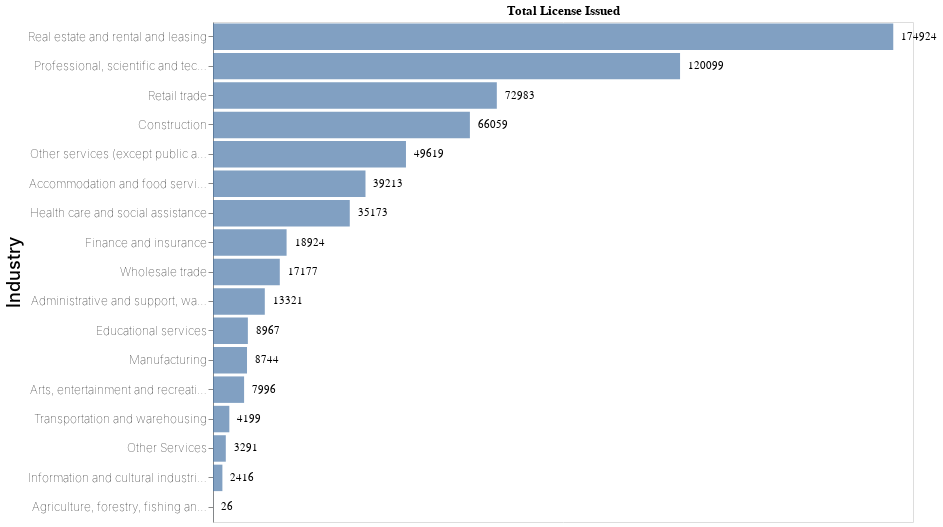

This figure's notebook cell:
### Code cell
bars_2 = alt.Chart(industry_grouped, title='Total License Issued').mark_bar(opacity=0.7).encode(
     x=alt.X("total_license_issued:Q", title = "Licenses issued",axis=None),
     y=alt.Y('BusinessIndustry:N',title = "Industry", sort='-x')
   )

bars_2

text_2 = bars_2.mark_text(
    align='left',
    baseline='middle',
    dx=8  # Nudges text to right so it doesn't appear on top of the bar
).encode(
    text='total_license_issued:Q'
)

(bars_2 + text_2).properties(width=700, height=500).configure_axis(titleFontSize=18, titleFontWeight = 500, labelFontWeight = 100, labelFontSize = 12
        )

### Figure 1 — Vega-Lite specification as saved in the notebook (floating-point values rounded to 4 significant figures)
{"config": {"view": {"continuousWidth": 400, "continuousHeight": 300}, "axis": {"labelFontSize": 12, "labelFontWeight": 100, "titleFontSize": 18, "titleFontWeight": 500}}, "layer": [{"mark": {"type": "bar", "opacity": 0.7}, "encoding": {"x": {"type": "quantitative", "axis": null, "field": "total_license_issued", "title": "Licenses issued"}, "y": {"type": "nominal", "field": "BusinessIndustry", "sort": "-x", "title": "Industry"}}, "title": "Total License Issued"}, {"mark": {"type": "text", "align": "left", "baseline": "middle", "dx": 8}, "encoding": {"text": {"type": "quantitative", "field": "total_license_issued"}, "x": {"type": "quantitative", "axis": null, "field": "total_license_issued", "title": "Licenses issued"}, "y": {"type": "nominal", "field": "BusinessIndustry", "sort": "-x", "title": "Industry"}}, "title": "Total License Issued"}], "data": {"name": "data-127edac52585eba64a06c01e93758cc5"}, "height": 500, "width": 700, "$schema": "https://vega.github.io/schema/vega-lite/v4.0.2.json", "datasets": {"data-127edac52585eba64a06c01e93758cc5": [{"BusinessIndustry": "Accommodation and food services", "total_license_issued": 39213}, {"BusinessIndustry": "Administrative and support, waste management and remediation services", "total_license_issued": 13321}, {"BusinessIndustry": "Agriculture, forestry, fishing and hunting", "total_license_issued": 26}, {"BusinessIndustry": "Arts, entertainment and recreation", "total_license_issued": 7996}, {"BusinessIndustry": "Construction", "total_license_issued": 66059}, {"BusinessIndustry": "Educational services", "total_license_issued": 8967}, {"BusinessIndustry": "Finance and insurance", "total_license_issued": 18924}, {"BusinessIndustry": "Health care and social assistance", "total_license_issued": 35173}, {"BusinessIndustry": "Information and cultural industries", "total_license_issued": 2416}, {"BusinessIndustry": "Manufacturing", "total_license_issued": 8744}, {"BusinessIndustry": "Other Services", "total_license_issued": 3291}, {"BusinessIndustry": "Other services (except public administration)", "total_license_issued": 49619}, {"BusinessIndustry": "Professional, scientific and technical services", "total_license_issued": 120099}, {"BusinessIndustry": "Real estate and rental and leasing", "total_license_issued": 174924}, {"BusinessIndustry": "Retail trade", "total_license_issued": 72983}, {"BusinessIndustry": "Transportation and warehousing", "total_license_issued": 4199}, {"BusinessIndustry": "Wholesale trade", "total_license_issued": 17177}]}}
